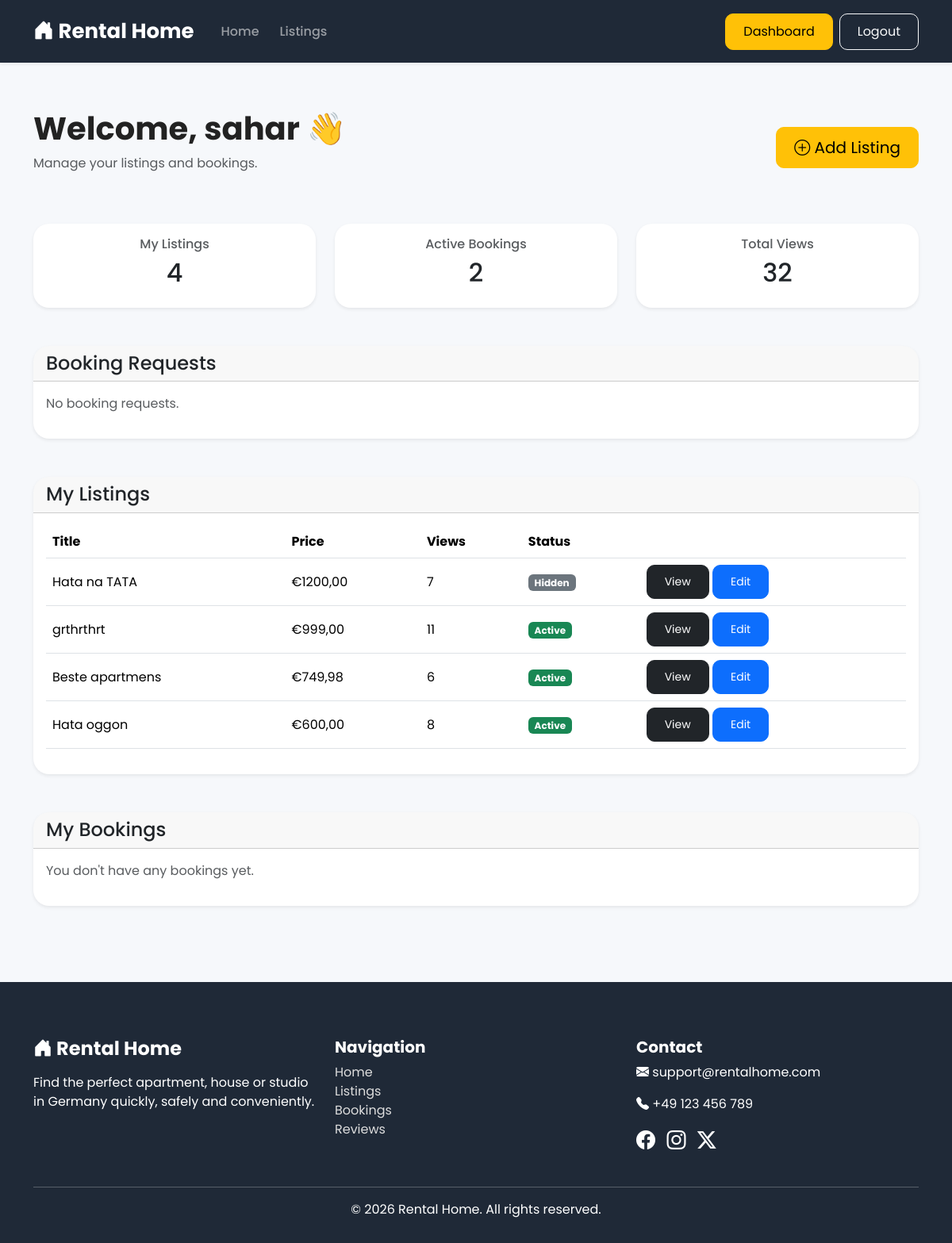
The page /dashboard/ (signed in) on the database its author committed.
### listings/models.py (models this page shows, shortened)
class User(AbstractUser):
    is_landlord = models.BooleanField(default=False)
    is_tenant = models.BooleanField(default=True)

class Listing(models.Model):
    HOUSING_TYPES = [
        ('apartment', 'Квартира'),
        ('house', 'Будинок'),
        ('studio', 'Студія'),
        ('room', 'Кімната'),
    ]
    owner = models.ForeignKey(User, on_delete=models.CASCADE, related_name='listings')
    title = models.CharField(max_length=200)
    description = models.TextField()
    image = models.ImageField(
        upload_to='listings/',
        blank=True,
        null=True,
        default='listings/default.jpg'
    )
    location = models.CharField(max_length=200)
    price = models.DecimalField(max_digits=10, decimal_places=2)
    rooms = models.PositiveIntegerField()
    housing_type = models.CharField(max_length=20, choices=HOUSING_TYPES)
    is_active = models.BooleanField(default=True)
    created_at = models.DateTimeField(auto_now_add=True)
    updated_at = models.DateTimeField(auto_now=True)
    views_count = models.PositiveIntegerField(default=0)

### listings/account_views.py (the view)
# urls.py: path("dashboard/", dashboard, name="dashboard"),
def dashboard(request):
    if not request.user.is_authenticated:
        return redirect("login")
    listings = Listing.objects.filter(
        owner=request.user
    ).order_by("-created_at")
    landlord_bookings = Booking.objects.filter(
        listing__owner=request.user
    ).order_by("-created_at")
    pending_bookings = landlord_bookings.filter(
        status="pending"
    )
    confirmed_bookings = landlord_bookings.filter(
        status="confirmed"
    )
    cancelled_bookings = landlord_bookings.filter(
        status="cancelled"
    )
    completed_bookings = landlord_bookings.filter(
        status="completed"
    )
    my_bookings = Booking.objects.filter(
        tenant=request.user
    ).order_by("-created_at")
    total_views = listings.aggregate(
        total=Sum("views_count")
    )["total"] or 0
    active_bookings = confirmed_bookings.count()
    context = {
        "listings": listings,
        "my_bookings": my_bookings,
        "pending_bookings": pending_bookings,
        "confirmed_bookings": confirmed_bookings,
        "cancelled_bookings": cancelled_bookings,
        "completed_bookings": completed_bookings,
        "active_bookings": active_bookings,
        "total_views": total_views,
    }
    return render(
        request,
        "account/dashboard.html",
        context
    )

### templates/account/dashboard.html (shortened to what this page needs)
{% extends 'base.html' %}
{% block content %}
<div class="container py-5">
    <div class="d-flex justify-content-between align-items-center mb-5">
        <div>
            <h1 class="fw-bold">
                Welcome, {{ user.username }} 👋
            </h1>
            <p class="text-muted">
                Manage your listings and bookings.
            </p>
        </div>
        {% if user.is_landlord %}
        <a href="{% url 'create_listing' %}" class="btn btn-warning btn-lg">
            <i class="bi bi-plus-circle"></i>
            Add Listing
        </a>
        {% endif %}
    </div>
    <div class="row mb-5">
        <div class="col-md-4">
            <div class="card shadow-sm">
                <div class="card-body text-center">
                    <h6 class="text-muted">
                        My Listings
                    </h6>
                    <h2>
                        {{ listings|length }}
                    </h2>
                </div>
            </div>
        </div>
        <div class="col-md-4">
            <div class="card shadow-sm">
                <div class="card-body text-center">
                    <h6 class="text-muted">
                        Active Bookings
                    </h6>
                    <h2>
                        {{ active_bookings }}
                    </h2>
                </div>
            </div>
        </div>
        <div class="col-md-4">
            <div class="card shadow-sm">
                <div class="card-body text-center">
                    <h6 class="text-muted">
                        Total Views
                    </h6>
                    <h2>
                        {{ total_views }}
                    </h2>
                </div>
            </div>
        </div>
    </div>
    {% if user.is_landlord %}
    <div class="card shadow-sm mb-5">
        <div class="card-header">
            <h4 class="mb-0">
                Booking Requests
            </h4>
        </div>
        <div class="card-body">
            {% if pending_bookings %}
            <table class="table align-middle">
                <thead>
                <tr>
                    <th>Property</th>
                    <th>Tenant</th>
                    <th>Dates</th>
                    <th>Status</th>
                    <th></th>
                </tr>
                </thead>
                <tbody>
                {% for booking in pending_bookings %}
                <tr>
                    <td>
                        {{ booking.listing.title }}
                    </td>
                    <td>
                        {{ booking.tenant.username }}
                    </td>
                    <td>
                        {{ booking.start_date }}
                        -
                        {{ booking.end_date }}
                    </td>
                    <td>
                        <span class="badge bg-warning">
                            Pending
                        </span>
                    </td>
                    <td>
                        <a href="{% url 'confirm_booking' booking.id %}"
                           class="btn btn-success btn-sm">
                            Confirm
                        </a>
                        <a href="{% url 'cancel_booking' booking.id %}"
                           class="btn btn-danger btn-sm">
                            Cancel
                        </a>
                    </td>
                </tr>
                {% endfor %}
                </tbody>
            </table>
            {% else %}
            <p class="text-muted">
                No booking requests.
            </p>
            {% endif %}
        </div>
    </div>
    {% endif %}
    <div class="card shadow-sm mb-5">
        <div class="card-header">
            <h4 class="mb-0">
                My Listings
            </h4>
        </div>
        <div class="card-body">
            {% if listings %}
            <table class="table align-middle">
                <thead>
                <tr>
                    <th>Title</th>
                    <th>Price</th>
                    <th>Views</th>
                    <th>Status</th>
                    <th></th>
                </tr>
                </thead>
                <tbody>
                {% for listing in listings %}
                <tr>
                    <td>{{ listing.title }}</td>
                    <td>€{{ listing.price }}</td>
                    <td>{{ listing.views_count }}</td>
                    <td>
                        {% if listing.is_active %}
                        <span class="badge bg-success">
                            Active
                        </span>
                        {% else %}
                        <span class="badge bg-secondary">
                            Hidden
                        </span>
                        {% endif %}
                    </td>
                    <td>
                        <a href="{% url 'listing_detail' listing.id %}"
                           class="btn btn-dark btn-sm">
                            View
                        </a>
                        <a href="{% url 'edit_listing' listing.id %}"
                           class="btn btn-primary btn-sm">
                            Edit
                        </a>
                    </td>
                </tr>
                {% endfor %}
                </tbody>
            </table>
            {% else %}
            <p class="text-muted">
                No listings yet.
            </p>
            {% endif %}
        </div>
    </div>
    <div class="card shadow-sm">
        <div class="card-header">
            <h4 class="mb-0">
                My Bookings
            </h4>
        </div>
        <div class="card-body">
            {% if my_bookings %}
            <table class="table">
                <thead>
                <tr>
                    <th>Property</th>
                    <th>Dates</th>
                    <th>Status</th>
                </tr>
                </thead>
                <tbody>
                {% for booking in my_bookings %}
                <tr>
                    <td>
                        {{ booking.listing.title }}
                    </td>
                    <td>
                        {{ booking.start_date }}
                        -
                        {{ booking.end_date }}
                    </td>
                    <td>
                        {{ booking.status|title }}
                    </td>
                </tr>
                {% endfor %}
                </tbody>
            </table>
            {% else %}
            <p class="text-muted">
                You don't have any bookings yet.
            </p>
            {% endif %}
        </div>
    </div>
</div>
{% endblock %}

### static/css/style.css (style rules this page uses)
* { margin:0; padding:0; box-sizing:border-box; }
body { font-family:'Poppins',sans-serif; background:#f6f8fb; color:#222; }
.btn { border-radius:10px; padding:10px 22px; transition:.3s; }
.card { border:none; border-radius:20px; overflow:hidden; transition:.3s; box-shadow:0 10px 30px rgba(0,0,0,.08); }

### rows shown on the page
User: username "sahar"
Listing: title "Hata na TATA", price "1200,00", views_count "7", is_active "Hidden"
Listing: title "grthrthrt", price "999,00", views_count "11", is_active "Active"
Listing: title "Beste apartmens", price "749,98", views_count "6", is_active "Active"
Listing: title "Hata oggon", price "600,00", views_count "8", is_active "Active"

### other values the page prints
{{ listings|length }} "4"
{{ active_bookings }} "2"
{{ total_views }} "32"
